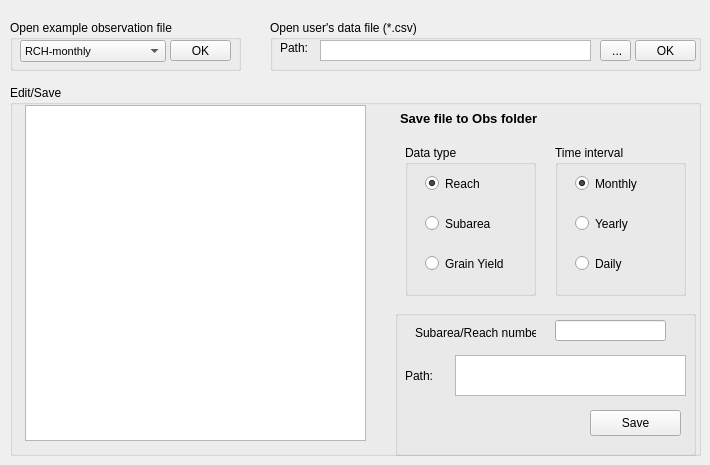
    <widget class="QWidget" name="obs">
     <attribute name="title">
      <string>Observed data</string>
     </attribute>
     <widget class="QGroupBox" name="groupBox_9">
      <property name="geometry">
       <rect>
        <x>10</x>
        <y>20</y>
        <width>231</width>
        <height>51</height>
       </rect>
      </property>
      <property name="title">
       <string>Open example observation file</string>
      </property>
      <widget class="QComboBox" name="drop_obsexamp">
       <property name="geometry">
        <rect>
         <x>10</x>
         <y>20</y>
         <width>146</width>
         <height>22</height>
        </rect>
       </property>
       <property name="font">
        <font>
         <pointsize>8</pointsize>
        </font>
       </property>
       <item>
        <property name="text">
         <string>RCH-monthly</string>
        </property>
       </item>
       <item>
        <property name="text">
         <string>RCH-daily</string>
        </property>
       </item>
       <item>
        <property name="text">
         <string>RCH-yearly</string>
        </property>
       </item>
       <item>
        <property name="text">
         <string>SUB-monthly</string>
        </property>
       </item>
       <item>
        <property name="text">
         <string>SUB-daily</string>
        </property>
       </item>
       <item>
        <property name="text">
         <string>SUB-yearly</string>
        </property>
       </item>
       <item>
        <property name="text">
         <string>Crop yield -yearly</string>
        </property>
       </item>
      </widget>
      <widget class="QPushButton" name="btn_obsexample">
       <property name="geometry">
        <rect>
         <x>160</x>
         <y>20</y>
         <width>61</width>
         <height>21</height>
        </rect>
       </property>
       <property name="text">
        <string>OK</string>
       </property>
      </widget>
     </widget>
     <widget class="QGroupBox" name="groupBox_12">
      <property name="geometry">
       <rect>
        <x>270</x>
        <y>20</y>
        <width>431</width>
        <height>51</height>
       </rect>
      </property>
      <property name="title">
       <string>Open user's data file (*.csv)</string>
      </property>
      <widget class="QToolButton" name="btn_user_obs_file_path">
       <property name="geometry">
        <rect>
         <x>330</x>
         <y>20</y>
         <width>31</width>
         <height>21</height>
        </rect>
       </property>
       <property name="text">
        <string> ...</string>
       </property>
      </widget>
      <widget class="QTextEdit" name="txt_user_obs_path">
       <property name="geometry">
        <rect>
         <x>50</x>
         <y>20</y>
         <width>271</width>
         <height>21</height>
        </rect>
       </property>
       <property name="verticalScrollBarPolicy">
        <enum>Qt::ScrollBarAlwaysOff</enum>
       </property>
       <property name="horizontalScrollBarPolicy">
        <enum>Qt::ScrollBarAlwaysOff</enum>
       </property>
      </widget>
      <widget class="QLabel" name="label_9">
       <property name="geometry">
        <rect>
         <x>10</x>
         <y>20</y>
         <width>36</width>
         <height>16</height>
        </rect>
       </property>
       <property name="text">
        <string>Path:</string>
       </property>
      </widget>
      <widget class="QPushButton" name="btn_user_obs_open">
       <property name="geometry">
        <rect>
         <x>365</x>
         <y>20</y>
         <width>61</width>
         <height>21</height>
        </rect>
       </property>
       <property name="text">
        <string>OK</string>
       </property>
      </widget>
     </widget>
     <widget class="QGroupBox" name="groupBox_7">
      <property name="geometry">
       <rect>
        <x>10</x>
        <y>85</y>
        <width>691</width>
        <height>371</height>
       </rect>
      </property>
      <property name="title">
       <string>Edit/Save</string>
      </property>
      <widget class="QTextEdit" name="txt_obs_show">
       <property name="geometry">
        <rect>
         <x>15</x>
         <y>20</y>
         <width>341</width>
         <height>336</height>
        </rect>
       </property>
       <property name="lineWrapMode">
        <enum>QTextEdit::NoWrap</enum>
       </property>
      </widget>
      <widget class="QGroupBox" name="groupBox_10">
       <property name="geometry">
        <rect>
         <x>395</x>
         <y>60</y>
         <width>131</width>
         <height>151</height>
        </rect>
       </property>
       <property name="title">
        <string>Data type</string>
       </property>
       <widget class="QRadioButton" name="rb_user_obs_type_rch">
        <property name="geometry">
         <rect>
          <x>20</x>
          <y>30</y>
          <width>91</width>
          <height>17</height>
         </rect>
        </property>
        <property name="text">
         <string>Reach</string>
        </property>
        <property name="checked">
         <bool>true</bool>
        </property>
       </widget>
       <widget class="QRadioButton" name="rb_user_obs_type_sub">
        <property name="geometry">
         <rect>
          <x>20</x>
          <y>70</y>
          <width>91</width>
          <height>17</height>
         </rect>
        </property>
        <property name="text">
         <string>Subarea</string>
        </property>
       </widget>
       <widget class="QRadioButton" name="rb_user_obs_type_crp">
        <property name="geometry">
         <rect>
          <x>20</x>
          <y>110</y>
          <width>82</width>
          <height>17</height>
         </rect>
        </property>
        <property name="text">
         <string>Grain Yield</string>
        </property>
       </widget>
      </widget>
      <widget class="QGroupBox" name="groupBox_11">
       <property name="geometry">
        <rect>
         <x>545</x>
         <y>60</y>
         <width>131</width>
         <height>151</height>
        </rect>
       </property>
       <property name="title">
        <string>Time interval</string>
       </property>
       <widget class="QRadioButton" name="rb_user_obs_mon">
        <property name="geometry">
         <rect>
          <x>20</x>
          <y>30</y>
          <width>82</width>
          <height>17</height>
         </rect>
        </property>
        <property name="text">
         <string>Monthly</string>
        </property>
        <property name="checked">
         <bool>true</bool>
        </property>
       </widget>
       <widget class="QRadioButton" name="rb_user_obs_yr">
        <property name="geometry">
         <rect>
          <x>20</x>
          <y>70</y>
          <width>82</width>
          <height>17</height>
         </rect>
        </property>
        <property name="text">
         <string>Yearly</string>
        </property>
       </widget>
       <widget class="QRadioButton" name="rb_user_obs_day">
        <property name="geometry">
         <rect>
          <x>20</x>
          <y>110</y>
          <width>82</width>
          <height>17</height>
         </rect>
        </property>
        <property name="text">
         <string>Daily</string>
        </property>
       </widget>
      </widget>
      <widget class="QGroupBox" name="groupBox_6">
       <property name="geometry">
        <rect>
         <x>385</x>
         <y>225</y>
         <width>301</width>
         <height>146</height>
        </rect>
       </property>
       <property name="title">
        <string/>
       </property>
       <widget class="QLabel" name="label_4">
        <property name="geometry">
         <rect>
          <x>20</x>
          <y>15</y>
          <width>121</width>
          <height>16</height>
         </rect>
        </property>
        <property name="frameShape">
         <enum>QFrame::NoFrame</enum>
        </property>
        <property name="text">
         <string>Subarea/Reach number:</string>
        </property>
       </widget>
       <widget class="QLineEdit" name="txt_user_obs_subnum">
        <property name="geometry">
         <rect>
          <x>160</x>
          <y>10</y>
          <width>111</width>
          <height>21</height>
         </rect>
        </property>
       </widget>
       <widget class="QTextEdit" name="txt_user_obs_save_path">
        <property name="geometry">
         <rect>
          <x>60</x>
          <y>45</y>
          <width>231</width>
          <height>41</height>
         </rect>
        </property>
        <property name="midLineWidth">
         <number>0</number>
        </property>
        <property name="lineWrapMode">
         <enum>QTextEdit::FixedColumnWidth</enum>
        </property>
        <property name="lineWrapColumnOrWidth">
         <number>40</number>
        </property>
       </widget>
       <widget class="QLabel" name="label_6">
        <property name="geometry">
         <rect>
          <x>10</x>
          <y>55</y>
          <width>31</width>
          <height>21</height>
         </rect>
        </property>
        <property name="frameShape">
         <enum>QFrame::NoFrame</enum>
        </property>
        <property name="text">
         <string>Path:</string>
        </property>
       </widget>
       <widget class="QPushButton" name="btn_save_user_obs">
        <property name="geometry">
         <rect>
          <x>195</x>
          <y>100</y>
          <width>91</width>
          <height>26</height>
         </rect>
        </property>
        <property name="text">
         <string>Save</string>
        </property>
       </widget>
      </widget>
      <widget class="QLabel" name="label_3">
       <property name="geometry">
        <rect>
         <x>390</x>
         <y>25</y>
         <width>161</width>
         <height>16</height>
        </rect>
       </property>
       <property name="font">
        <font>
         <pointsize>10</pointsize>
         <weight>75</weight>
         <bold>true</bold>
        </font>
       </property>
       <property name="text">
        <string>Save file to Obs folder</string>
       </property>
      </widget>
     </widget>
     <zorder>groupBox_7</zorder>
     <zorder>groupBox_9</zorder>
     <zorder>groupBox_12</zorder>
    </widget>
